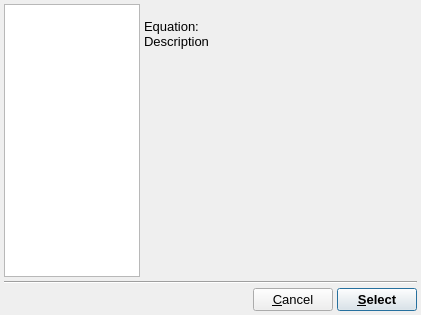
<?xml version="1.0" encoding="UTF-8"?>
<ui version="4.0">
 <class>EquationSelectDialog</class>
 <widget class="QDialog" name="EquationSelectDialog">
  <property name="windowModality">
   <enum>Qt::ApplicationModal</enum>
  </property>
  <property name="geometry">
   <rect>
    <x>0</x>
    <y>0</y>
    <width>421</width>
    <height>315</height>
   </rect>
  </property>
  <property name="font">
   <font>
    <pointsize>10</pointsize>
   </font>
  </property>
  <property name="windowTitle">
   <string>Select Equation</string>
  </property>
  <property name="windowIcon">
   <iconset resource="icons.qrc">
    <normaloff>:/uchroma/icons/uchroma.png</normaloff>:/uchroma/icons/uchroma.png</iconset>
  </property>
  <layout class="QVBoxLayout" name="verticalLayout">
   <property name="spacing">
    <number>4</number>
   </property>
   <property name="margin">
    <number>4</number>
   </property>
   <item>
    <layout class="QHBoxLayout" name="horizontalLayout_2">
     <item>
      <widget class="QListWidget" name="EquationList">
       <property name="sizePolicy">
        <sizepolicy hsizetype="Expanding" vsizetype="Expanding">
         <horstretch>1</horstretch>
         <verstretch>0</verstretch>
        </sizepolicy>
       </property>
      </widget>
     </item>
     <item>
      <widget class="QWidget" name="RightWidget" native="true">
       <property name="sizePolicy">
        <sizepolicy hsizetype="Expanding" vsizetype="Preferred">
         <horstretch>2</horstretch>
         <verstretch>0</verstretch>
        </sizepolicy>
       </property>
       <layout class="QHBoxLayout" name="horizontalLayout">
        <property name="spacing">
         <number>0</number>
        </property>
        <property name="margin">
         <number>0</number>
        </property>
        <item>
         <layout class="QGridLayout" name="gridLayout">
          <item row="1" column="1">
           <widget class="QLabel" name="EquationTextLabel">
            <property name="sizePolicy">
             <sizepolicy hsizetype="Expanding" vsizetype="Preferred">
              <horstretch>0</horstretch>
              <verstretch>0</verstretch>
             </sizepolicy>
            </property>
            <property name="text">
             <string>&lt;none&gt;</string>
            </property>
           </widget>
          </item>
          <item row="1" column="0">
           <widget class="QLabel" name="label">
            <property name="text">
             <string>Equation: </string>
            </property>
           </widget>
          </item>
          <item row="2" column="1">
           <widget class="QLabel" name="EquationDescriptionLabel">
            <property name="sizePolicy">
             <sizepolicy hsizetype="Expanding" vsizetype="Expanding">
              <horstretch>0</horstretch>
              <verstretch>0</verstretch>
             </sizepolicy>
            </property>
            <property name="text">
             <string>&lt;None&gt;</string>
            </property>
            <property name="alignment">
             <set>Qt::AlignLeading|Qt::AlignLeft|Qt::AlignTop</set>
            </property>
            <property name="wordWrap">
             <bool>true</bool>
            </property>
           </widget>
          </item>
          <item row="2" column="0">
           <widget class="QLabel" name="label_2">
            <property name="text">
             <string>Description  </string>
            </property>
            <property name="alignment">
             <set>Qt::AlignLeading|Qt::AlignLeft|Qt::AlignTop</set>
            </property>
           </widget>
          </item>
          <item row="0" column="0" colspan="2">
           <widget class="QLabel" name="EquationNameLabel">
            <property name="sizePolicy">
             <sizepolicy hsizetype="Expanding" vsizetype="Preferred">
              <horstretch>0</horstretch>
              <verstretch>0</verstretch>
             </sizepolicy>
            </property>
            <property name="font">
             <font>
              <weight>75</weight>
              <bold>true</bold>
             </font>
            </property>
            <property name="text">
             <string>&lt;Name&gt;</string>
            </property>
           </widget>
          </item>
         </layout>
        </item>
       </layout>
      </widget>
     </item>
    </layout>
   </item>
   <item>
    <widget class="Line" name="line">
     <property name="orientation">
      <enum>Qt::Horizontal</enum>
     </property>
    </widget>
   </item>
   <item>
    <layout class="QHBoxLayout" name="horizontalLayout_6">
     <item>
      <spacer name="horizontalSpacer_2">
       <property name="orientation">
        <enum>Qt::Horizontal</enum>
       </property>
       <property name="sizeHint" stdset="0">
        <size>
         <width>40</width>
         <height>20</height>
        </size>
       </property>
      </spacer>
     </item>
     <item>
      <widget class="QPushButton" name="CancelButton">
       <property name="text">
        <string>&amp;Cancel</string>
       </property>
      </widget>
     </item>
     <item>
      <widget class="QPushButton" name="SelectButton">
       <property name="font">
        <font>
         <weight>75</weight>
         <bold>true</bold>
        </font>
       </property>
       <property name="text">
        <string>&amp;Select</string>
       </property>
       <property name="default">
        <bool>true</bool>
       </property>
      </widget>
     </item>
    </layout>
   </item>
  </layout>
 </widget>
 <resources>
  <include location="icons.qrc"/>
 </resources>
 <connections/>
</ui>
